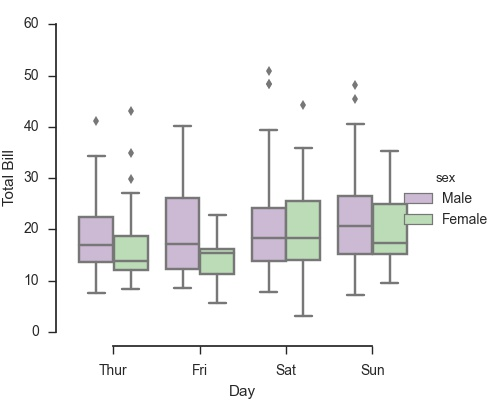

Write Python code to recreate this figure.
import seaborn as sns
import matplotlib.pyplot as plt
import os

directory = os.path.dirname(os.path.abspath(__file__))

sns.set(style="ticks")

tips = sns.load_dataset("tips")
days = ["Thur", "Fri", "Sat", "Sun"]
print(tips)
g = sns.factorplot("day", "total_bill", "sex", tips, kind="box",
                   palette="PRGn", aspect=1.25, order=days,  legend_out=False)
g.despine(offset=10, trim=True)
g.set_axis_labels("Day", "Total Bill")

plt.show()
filename = "boxplot.png"
savepath = os.path.join(directory, filename)
#plt.savefig(savepath)
plt.savefig(savepath, transparent=True, bbox_inches='tight', pad_inches=0)